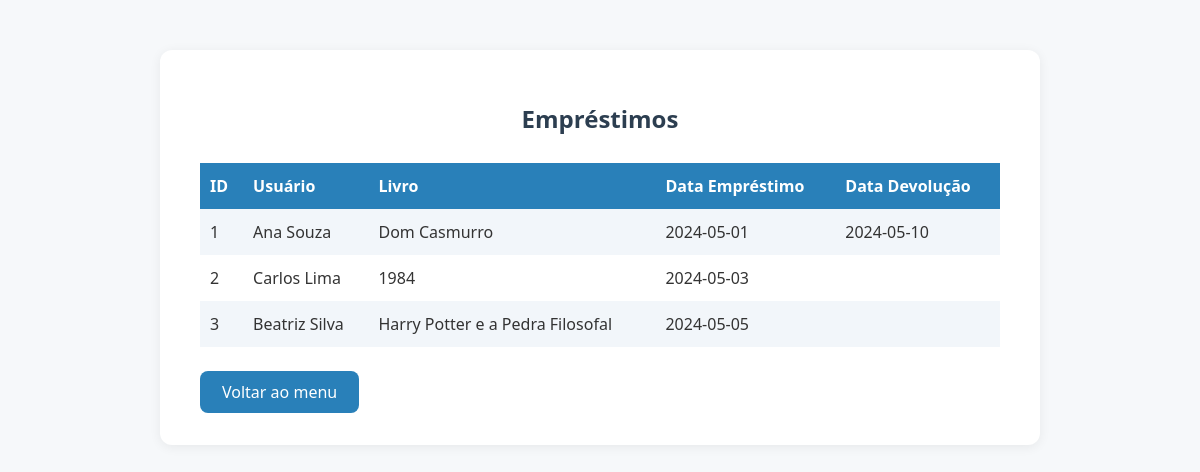
Screenshot of /emprestimos.php with the database file from the repository.
### tables this page shows
CREATE TABLE Emprestimo (
    id INT AUTO_INCREMENT PRIMARY KEY,
    id_usuario INT,
    data_emprestimo DATE NOT NULL,
    data_devolucao DATE,
    FOREIGN KEY (id_usuario) REFERENCES Usuario(id)
);

CREATE TABLE Usuario (
    id INT AUTO_INCREMENT PRIMARY KEY,
    nome VARCHAR(100) NOT NULL,
    email VARCHAR(100) NOT NULL UNIQUE,
    tipo VARCHAR(20) NOT NULL  
);

CREATE TABLE Livro (
    id INT AUTO_INCREMENT PRIMARY KEY,
    titulo VARCHAR(200) NOT NULL,
    ano INT NOT NULL,
    id_categoria INT,
    FOREIGN KEY (id_categoria) REFERENCES Categoria(id)
);

### emprestimos.php (the view, shortened to what this page needs)
<?php
include 'config.php';
$sql = "SELECT e.id AS emprestimo_id, u.nome AS usuario, l.titulo AS livro, e.data_emprestimo, e.data_devolucao FROM Emprestimo e JOIN Usuario u ON e.id_usuario = u.id JOIN Emprestimo_Livro el ON e.id = el.id_emprestimo JOIN Livro l ON el.id_livro = l.id";
$result = $conn->query($sql);
?>
<!DOCTYPE html>
<html lang="pt-br">
<head>
</head>
<body>
    <div class="container">
        <h2>Empréstimos</h2>
        <table>
            <tr><th>ID</th><th>Usuário</th><th>Livro</th><th>Data Empréstimo</th><th>Data Devolução</th></tr>
            <?php while($row = $result->fetch_assoc()): ?>
            <tr>
                <td><?= $row['emprestimo_id'] ?></td>
                <td><?= htmlspecialchars($row['usuario']) ?></td>
                <td><?= htmlspecialchars($row['livro']) ?></td>
                <td><?= $row['data_emprestimo'] ?></td>
                <td><?= $row['data_devolucao'] ?></td>
            </tr>
            <?php endwhile; ?>
        </table>
        <a class="back-btn" href="index.php">Voltar ao menu</a>
    </div>
</body>
</html>

### emprestimos.php (style rules this page uses)
body { font-family: 'Segoe UI', Arial, sans-serif; background: #f6f8fa; margin: 0; }
.container { max-width: 800px; margin: 50px auto; background: #fff; border-radius: 12px; box-shadow: 0 2px 12px #0001; padding: 32px 40px; }
h2 { color: #2c3e50; text-align: center; margin-bottom: 28px; }
table { width: 100%; border-collapse: collapse; margin-bottom: 24px; }
th, td { border: none; padding: 12px 10px; text-align: left; }
th { background: #2980b9; color: #fff; font-weight: 600; }
tr:nth-child(even) { background: #f2f6fa; }
td { color: #333; }
.back-btn { display: inline-block; background: #2980b9; color: #fff; padding: 10px 22px; border-radius: 8px; text-decoration: none; font-weight: 500; transition: background 0.2s; }

### rows the page displays
emprestimo: id "1", id_usuario.nome "Ana Souza", livro.titulo "Dom Casmurro", data_emprestimo "2024-05-01", data_devolucao "2024-05-10"
emprestimo: id "2", id_usuario.nome "Carlos Lima", livro.titulo "1984", data_emprestimo "2024-05-03"
emprestimo: id "3", id_usuario.nome "Beatriz Silva", livro.titulo "Harry Potter e a Pedra Filosofal", data_emprestimo "2024-05-05"
